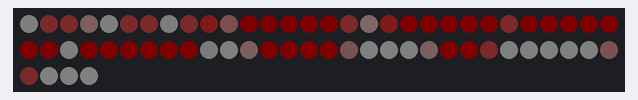
Recording of a sketch running on a simulated ESP32. Shown: 64 RGB LEDs in strip order, left to right, continuing on the next row. Dim RGB values are drawn brighter than linear; random numbers use the default seed unless the sketch sets one.

Above: at 0.1 s.
At 2.1 s:
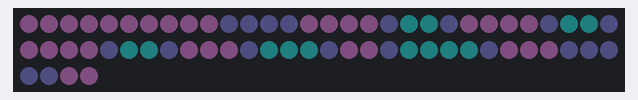
At 4.1 s:
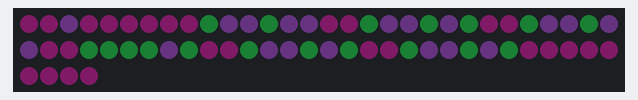
At 9.1 s:
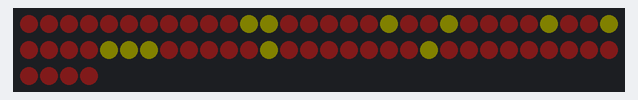
At 13.1 s:
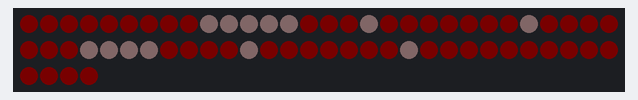
At 18.1 s:
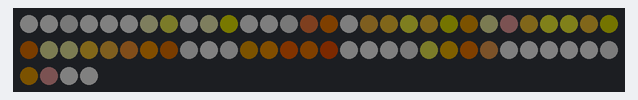

The sketch:

test2.ino
```cpp
#include <FastLED.h>

// How many leds in your strip?
#define NUM_LEDS 64
#define BRIGHTNESS 5

#define uS_TO_S_FACTOR 1000000
#define TIME_TO_SLEEP  10 * 60

#define MY_DELAY 1000

// For led chips like WS2812, which have a data line, ground, and power, you just
// need to define DATA_PIN.  For led chipsets that are SPI based (four wires - data, clock,
// ground, and power), like the LPD8806 define both DATA_PIN and CLOCK_PIN
// Clock pin only needed for SPI based chipsets when not using hardware SPI
#define DATA_PIN 27
//#define CLOCK_PIN 13

// Define the array of leds
CRGB leds[NUM_LEDS];

uint32_t heart[] = {
  0xd4cfcf, 0x894647, 0x812f2f, 0xac8e8e, 0xd0cfcf, 0x823031, 0x843737, 0xbcacac,
  0x953939, 0xf13a3a, 0xfd9a99, 0xbf1d1d, 0x8b2222, 0xfd0201, 0xfa0201, 0xa91818,
  0x932b2b, 0xfcafaf, 0xfd4746, 0xf90403, 0xf30302, 0xfe0201, 0xfe0201, 0xbb0404,
  0x942d2d, 0xf82a29, 0xfe0201, 0xfe0201, 0xfe0201, 0xfe0201, 0xfd0201, 0xb40c0c,
  0xc5bdbd, 0xa71d1d, 0xfe0201, 0xfe0201, 0xfe0201, 0xfe0201, 0xd30b0b, 0xa99192,
  0xf9f9f9, 0xb19999, 0xc31010, 0xfb0201, 0xfe0201, 0xee0302, 0xa85a59, 0xf0f0f0,
  0xffffff, 0xf8f8f8, 0xaf8e8e, 0xd01212, 0xf30202, 0x994243, 0xe2dcdc, 0xfefefe,
  0xfefefe, 0xffffff, 0xf7f6f7, 0xaa7979, 0x953334, 0xe5e4e4, 0xfefefe, 0xfefefe
};

uint32_t pika[] = {
  0xf6f6f6, 0xe0e0e0, 0x7d7d7d, 0xe3e3e3, 0xf6f6f6, 0xf6f6f6, 0xc0b8a4, 0xa58146,
  0xf6f6f6, 0xbdb8a7, 0x7b6526, 0xc0bfba, 0xc2bead, 0x64605d, 0xae7934, 0xc97420,
  0xcdcbc2, 0xbea952, 0xf2ca30, 0xc8ae3d, 0xd8b02d, 0x473322, 0xa35c1e, 0xa68b74,
  0x867f5f, 0xe4c43a, 0xfcd633, 0xfcd633, 0xfbc72e, 0x403225, 0x744721, 0xa58f7b,
  0xa99e72, 0xd6b136, 0xac973e, 0xe2802e, 0xf79721, 0x684220, 0x918d89, 0xf4f4f4,
  0xa4a091, 0xa77624, 0xdd9f24, 0xdc7c23, 0xcb7217, 0x8f5420, 0xbab4ae, 0xf6f6f6,
  0xc4c4c4, 0x766956, 0x8d814c, 0xb48329, 0xc47116, 0x976233, 0xd1cbc7, 0xf6f6f6,
  0xf5f5f5, 0xf0f0f0, 0xefefef, 0x8e8a81, 0x8c671f, 0x806f61, 0xe2e2e2, 0xf6f6f6
};

uint32_t pat1[] = {
  0xde9cff, 0xde9cff, 0xde9cff, 0xde9cff, 0xde9cff, 0xde9cff, 0xde9cff, 0xde9cff,
  0xde9cff, 0xde9cff, 0x8fa0ff, 0x8fa0ff, 0x8fa0ff, 0x8fa0ff, 0xde9cff, 0xde9cff,
  0xde9cff, 0xde9cff, 0x8fa0ff, 0x55ccc8, 0x55ccc8, 0x8fa0ff, 0xde9cff, 0xde9cff,
  0xde9cff, 0xde9cff, 0x8fa0ff, 0x55ccc8, 0x55ccc8, 0x8fa0ff, 0xde9cff, 0xde9cff,
  0xde9cff, 0xde9cff, 0x8fa0ff, 0x55ccc8, 0x55ccc8, 0x8fa0ff, 0xde9cff, 0xde9cff,
  0xde9cff, 0x8fa0ff, 0x55ccc8, 0x55ccc8, 0x55ccc8, 0x8fa0ff, 0xde9cff, 0xde9cff,
  0x8fa0ff, 0x55ccc8, 0x55ccc8, 0x55ccc8, 0x55ccc8, 0x8fa0ff, 0xde9cff, 0xde9cff,
  0xde9cff, 0x8fa0ff, 0x8fa0ff, 0x8fa0ff, 0x8fa0ff, 0x8fa0ff, 0xde9cff, 0xde9cff
};

uint32_t pat2[] = {
  0x742fff, 0xffffff, 0xffffff, 0xffffff, 0xffffff, 0xffffff, 0xffffff, 0x742fff,
  0xffffff, 0x742fff, 0xffffff, 0xffffff, 0xffffff, 0xffffff, 0x742fff, 0xffffff,
  0xffffff, 0xffffff, 0x742fff, 0xffffff, 0xffffff, 0x742fff, 0xffffff, 0xffffff,
  0xffffff, 0xffffff, 0xffffff, 0x742fff, 0x742fff, 0xffffff, 0xffffff, 0xffffff,
  0xffffff, 0xffffff, 0xffffff, 0x742fff, 0x742fff, 0xffffff, 0xffffff, 0xffffff,
  0xffffff, 0xffffff, 0x742fff, 0xffffff, 0xffffff, 0x742fff, 0xffffff, 0xffffff,
  0xffffff, 0x742fff, 0xffffff, 0xffffff, 0xffffff, 0xffffff, 0x742fff, 0xffffff,
  0x742fff, 0xffffff, 0xffffff, 0xffffff, 0xffffff, 0xffffff, 0xffffff, 0x742fff
};

uint32_t hi[] = {
  0xff46be, 0xff46be, 0xca75ff, 0xff46be, 0xff46be, 0xff46be, 0xff46be, 0xff46be,
  0xff46be, 0x3aff6b, 0xca75ff, 0xca75ff, 0x3aff6b, 0xca75ff, 0xca75ff, 0xff46be,
  0xff46be, 0x3aff6b, 0xca75ff, 0xca75ff, 0x3aff6b, 0xca75ff, 0x3aff6b, 0xff46be,
  0xff46be, 0x3aff6b, 0xca75ff, 0xca75ff, 0x3aff6b, 0xca75ff, 0xca75ff, 0xff46be,
  0xff46be, 0x3aff6b, 0x3aff6b, 0x3aff6b, 0x3aff6b, 0xca75ff, 0x3aff6b, 0xff46be,
  0xff46be, 0x3aff6b, 0xca75ff, 0xca75ff, 0x3aff6b, 0xca75ff, 0x3aff6b, 0xff46be,
  0xff46be, 0x3aff6b, 0xca75ff, 0xca75ff, 0x3aff6b, 0xca75ff, 0x3aff6b, 0xff46be,
  0xff46be, 0xff46be, 0xff46be, 0xff46be, 0xff46be, 0xff46be, 0xff46be, 0xff46be
};

uint32_t hi2[] = {
  0x75c8ff, 0x75c8ff, 0x75c8ff, 0x75c8ff, 0x75c8ff, 0x75c8ff, 0x75c8ff, 0x75c8ff,
  0x75c8ff, 0x3aff6b, 0xfff0a1, 0xfff0a1, 0x3aff6b, 0xfff0a1, 0xfff0a1, 0x75c8ff,
  0x75c8ff, 0x3aff6b, 0xfff0a1, 0xfff0a1, 0x3aff6b, 0xfff0a1, 0x3aff6b, 0x75c8ff,
  0x75c8ff, 0x3aff6b, 0xfff0a1, 0xfff0a1, 0x3aff6b, 0xfff0a1, 0xfff0a1, 0x75c8ff,
  0x75c8ff, 0x3aff6b, 0x3aff6b, 0x3aff6b, 0x3aff6b, 0xfff0a1, 0x3aff6b, 0x75c8ff,
  0x75c8ff, 0x3aff6b, 0xfff0a1, 0xfff0a1, 0x3aff6b, 0xfff0a1, 0x3aff6b, 0x75c8ff,
  0x75c8ff, 0x3aff6b, 0xfff0a1, 0xfff0a1, 0x3aff6b, 0xfff0a1, 0x3aff6b, 0x75c8ff,
  0x75c8ff, 0x75c8ff, 0x75c8ff, 0x75c8ff, 0x75c8ff, 0x75c8ff, 0x75c8ff, 0x75c8ff
};

uint32_t hi3[] = {
  0x75c8ff, 0x75c8ff, 0x75c8ff, 0x75c8ff, 0x75c8ff, 0x75c8ff, 0x75c8ff, 0x75c8ff,
  0x75c8ff, 0x2230ff, 0xfff0a1, 0xfff0a1, 0x2230ff, 0xfff0a1, 0xfff0a1, 0x75c8ff,
  0x75c8ff, 0x2230ff, 0xfff0a1, 0xfff0a1, 0x2230ff, 0xfff0a1, 0x3aff6b, 0x75c8ff,
  0x75c8ff, 0x2230ff, 0xfff0a1, 0xfff0a1, 0x2230ff, 0xfff0a1, 0xfff0a1, 0x75c8ff,
  0x75c8ff, 0x2230ff, 0x2230ff, 0x2230ff, 0x2230ff, 0xfff0a1, 0x3aff6b, 0x75c8ff,
  0x75c8ff, 0x2230ff, 0xfff0a1, 0xfff0a1, 0x2230ff, 0xfff0a1, 0x3aff6b, 0x75c8ff,
  0x75c8ff, 0x2230ff, 0xfff0a1, 0xfff0a1, 0x2230ff, 0xfff0a1, 0x3aff6b, 0x75c8ff,
  0x75c8ff, 0x75c8ff, 0x75c8ff, 0x75c8ff, 0x75c8ff, 0x75c8ff, 0x75c8ff, 0x75c8ff
};

uint32_t M[] = {
  0xff4a4a, 0xff4a4a, 0xff4a4a, 0xff4a4a, 0xff4a4a, 0xff4a4a, 0xff4a4a, 0xff4a4a,
  0xff4a4a, 0xffff00, 0xff4a4a, 0xff4a4a, 0xff4a4a, 0xff4a4a, 0xffff00, 0xff4a4a,
  0xff4a4a, 0xffff00, 0xffff00, 0xff4a4a, 0xff4a4a, 0xffff00, 0xffff00, 0xff4a4a,
  0xff4a4a, 0xffff00, 0xffff00, 0xffff00, 0xffff00, 0xffff00, 0xffff00, 0xff4a4a,
  0xff4a4a, 0xffff00, 0xff4a4a, 0xffff00, 0xffff00, 0xff4a4a, 0xffff00, 0xff4a4a,
  0xff4a4a, 0xffff00, 0xff4a4a, 0xff4a4a, 0xff4a4a, 0xff4a4a, 0xffff00, 0xff4a4a,
  0xff4a4a, 0xffff00, 0xff4a4a, 0xff4a4a, 0xff4a4a, 0xff4a4a, 0xffff00, 0xff4a4a,
  0xff4a4a, 0xff4a4a, 0xff4a4a, 0xff4a4a, 0xff4a4a, 0xff4a4a, 0xff4a4a, 0xff4a4a
};

uint32_t V[] = {
  0xff4a4a, 0xff4a4a, 0xff4a4a, 0xff4a4a, 0xff4a4a, 0xff4a4a, 0xff4a4a, 0xff4a4a,
  0xff4a4a, 0xffff00, 0xff4a4a, 0xff4a4a, 0xff4a4a, 0xff4a4a, 0xffff00, 0xff4a4a,
  0xff4a4a, 0xffff00, 0xff4a4a, 0xff4a4a, 0xff4a4a, 0xff4a4a, 0xffff00, 0xff4a4a,
  0xff4a4a, 0xff4a4a, 0xffff00, 0xff4a4a, 0xff4a4a, 0xffff00, 0xff4a4a, 0xff4a4a,
  0xff4a4a, 0xff4a4a, 0xffff00, 0xff4a4a, 0xff4a4a, 0xffff00, 0xff4a4a, 0xff4a4a,
  0xff4a4a, 0xff4a4a, 0xff4a4a, 0xffff00, 0xffff00, 0xff4a4a, 0xff4a4a, 0xff4a4a,
  0xff4a4a, 0xff4a4a, 0xff4a4a, 0xffff00, 0xffff00, 0xff4a4a, 0xff4a4a, 0xff4a4a,
  0xff4a4a, 0xff4a4a, 0xff4a4a, 0xff4a4a, 0xff4a4a, 0xff4a4a, 0xff4a4a, 0xff4a4a
};

uint32_t P[] = {
  0xff4a4a, 0xff4a4a, 0xff4a4a, 0xff4a4a, 0xff4a4a, 0xff4a4a, 0xff4a4a, 0xff4a4a,
  0xff4a4a, 0xff4a4a, 0xff4a4a, 0xffff00, 0xffff00, 0xff4a4a, 0xff4a4a, 0xff4a4a,
  0xff4a4a, 0xff4a4a, 0xffff00, 0xff4a4a, 0xff4a4a, 0xffff00, 0xff4a4a, 0xff4a4a,
  0xff4a4a, 0xff4a4a, 0xffff00, 0xff4a4a, 0xff4a4a, 0xffff00, 0xff4a4a, 0xff4a4a,
  0xff4a4a, 0xff4a4a, 0xffff00, 0xffff00, 0xffff00, 0xff4a4a, 0xff4a4a, 0xff4a4a,
  0xff4a4a, 0xff4a4a, 0xffff00, 0xff4a4a, 0xff4a4a, 0xff4a4a, 0xff4a4a, 0xff4a4a,
  0xff4a4a, 0xff4a4a, 0xffff00, 0xff4a4a, 0xff4a4a, 0xff4a4a, 0xff4a4a, 0xff4a4a,
  0xff4a4a, 0xff4a4a, 0xff4a4a, 0xff4a4a, 0xff4a4a, 0xff4a4a, 0xff4a4a, 0xff4a4a
};

uint32_t D[] = {
  0x7f290c, 0x7f290c, 0x7f290c, 0x7f290c, 0x7f290c, 0x7f290c, 0x7f290c, 0x7f290c,
  0x7f290c, 0xebb2c3, 0xebb2c3, 0xebb2c3, 0x7f290c, 0x7f290c, 0x7f290c, 0x7f290c,
  0x7f290c, 0xebb2c3, 0x7f290c, 0x7f290c, 0xebb2c3, 0x7f290c, 0x7f290c, 0x7f290c,
  0x7f290c, 0xebb2c3, 0x7f290c, 0x7f290c, 0x7f290c, 0xebb2c3, 0x7f290c, 0x7f290c,
  0x7f290c, 0xebb2c3, 0x7f290c, 0x7f290c, 0x7f290c, 0xebb2c3, 0x7f290c, 0x7f290c,
  0x7f290c, 0xebb2c3, 0x7f290c, 0x7f290c, 0xebb2c3, 0x7f290c, 0x7f290c, 0x7f290c,
  0x7f290c, 0xebb2c3, 0xebb2c3, 0xebb2c3, 0x7f290c, 0x7f290c, 0x7f290c, 0x7f290c,
  0x7f290c, 0x7f290c, 0x7f290c, 0x7f290c, 0x7f290c, 0x7f290c, 0x7f290c, 0x7f290c
};

uint32_t E[] = {
  0x7f290c, 0x7f290c, 0x7f290c, 0x7f290c, 0x7f290c, 0x7f290c, 0x7f290c, 0x7f290c,
  0x7f290c, 0xebb2c3, 0xebb2c3, 0xebb2c3, 0xebb2c3, 0xebb2c3, 0x7f290c, 0x7f290c,
  0x7f290c, 0xebb2c3, 0x7f290c, 0x7f290c, 0x7f290c, 0x7f290c, 0x7f290c, 0x7f290c,
  0x7f290c, 0xebb2c3, 0xebb2c3, 0xebb2c3, 0xebb2c3, 0x7f290c, 0x7f290c, 0x7f290c,
  0x7f290c, 0xebb2c3, 0x7f290c, 0x7f290c, 0x7f290c, 0x7f290c, 0x7f290c, 0x7f290c,
  0x7f290c, 0xebb2c3, 0x7f290c, 0x7f290c, 0x7f290c, 0x7f290c, 0x7f290c, 0x7f290c,
  0x7f290c, 0xebb2c3, 0xebb2c3, 0xebb2c3, 0xebb2c3, 0xebb2c3, 0x7f290c, 0x7f290c,
  0x7f290c, 0x7f290c, 0x7f290c, 0x7f290c, 0x7f290c, 0x7f290c, 0x7f290c, 0x7f290c
};

uint32_t F[] = {
  0x7f290c, 0x7f290c, 0x7f290c, 0x7f290c, 0x7f290c, 0x7f290c, 0x7f290c, 0x7f290c,
  0x7f290c, 0xebb2c3, 0xebb2c3, 0xebb2c3, 0xebb2c3, 0xebb2c3, 0x7f290c, 0x7f290c,
  0x7f290c, 0xebb2c3, 0x7f290c, 0x7f290c, 0x7f290c, 0x7f290c, 0x7f290c, 0x7f290c,
  0x7f290c, 0xebb2c3, 0x7f290c, 0x7f290c, 0x7f290c, 0x7f290c, 0x7f290c, 0x7f290c,
  0x7f290c, 0xebb2c3, 0xebb2c3, 0xebb2c3, 0xebb2c3, 0x7f290c, 0x7f290c, 0x7f290c,
  0x7f290c, 0xebb2c3, 0x7f290c, 0x7f290c, 0x7f290c, 0x7f290c, 0x7f290c, 0x7f290c,
  0x7f290c, 0xebb2c3, 0x7f290c, 0x7f290c, 0x7f290c, 0x7f290c, 0x7f290c, 0x7f290c,
  0x7f290c, 0x7f290c, 0x7f290c, 0x7f290c, 0x7f290c, 0x7f290c, 0x7f290c, 0x7f290c
};

uint32_t A[] = {
  0x7f290c, 0x7f290c, 0x7f290c, 0x7f290c, 0x7f290c, 0x7f290c, 0x7f290c, 0x7f290c,
  0x7f290c, 0x7f290c, 0x7f290c, 0xebb2c3, 0xebb2c3, 0x7f290c, 0x7f290c, 0x7f290c,
  0x7f290c, 0x7f290c, 0xebb2c3, 0x7f290c, 0x7f290c, 0xebb2c3, 0x7f290c, 0x7f290c,
  0x7f290c, 0x7f290c, 0xebb2c3, 0x7f290c, 0x7f290c, 0xebb2c3, 0x7f290c, 0x7f290c,
  0x7f290c, 0xebb2c3, 0xebb2c3, 0xebb2c3, 0xebb2c3, 0xebb2c3, 0xebb2c3, 0x7f290c,
  0x7f290c, 0xebb2c3, 0x7f290c, 0x7f290c, 0x7f290c, 0x7f290c, 0xebb2c3, 0x7f290c,
  0x7f290c, 0xebb2c3, 0x7f290c, 0x7f290c, 0x7f290c, 0x7f290c, 0xebb2c3, 0x7f290c,
  0x7f290c, 0x7f290c, 0x7f290c, 0x7f290c, 0x7f290c, 0x7f290c, 0x7f290c, 0x7f290c
};

uint32_t T[] = {
  0x7f290c, 0x7f290c, 0x7f290c, 0x7f290c, 0x7f290c, 0x7f290c, 0x7f290c, 0x7f290c,
  0x7f290c, 0xebb2c3, 0xebb2c3, 0xebb2c3, 0xebb2c3, 0xebb2c3, 0xebb2c3, 0x7f290c,
  0x7f290c, 0xebb2c3, 0xebb2c3, 0xebb2c3, 0xebb2c3, 0xebb2c3, 0xebb2c3, 0x7f290c,
  0x7f290c, 0x7f290c, 0x7f290c, 0xebb2c3, 0xebb2c3, 0x7f290c, 0x7f290c, 0x7f290c,
  0x7f290c, 0x7f290c, 0x7f290c, 0xebb2c3, 0xebb2c3, 0x7f290c, 0x7f290c, 0x7f290c,
  0x7f290c, 0x7f290c, 0x7f290c, 0xebb2c3, 0xebb2c3, 0x7f290c, 0x7f290c, 0x7f290c,
  0x7f290c, 0x7f290c, 0x7f290c, 0xebb2c3, 0xebb2c3, 0x7f290c, 0x7f290c, 0x7f290c,
  0x7f290c, 0x7f290c, 0x7f290c, 0x7f290c, 0x7f290c, 0x7f290c, 0x7f290c, 0x7f290c
};


void setup() {
    // Uncomment/edit one of the following lines for your leds arrangement.
    // ## Clockless types ##
    FastLED.addLeds<NEOPIXEL, DATA_PIN>(leds, NUM_LEDS);  // GRB ordering is assumed
    FastLED.setBrightness(BRIGHTNESS);
    printImage(heart);
}

void loop() {
  for(int i = 0; i < 50; i++){
    printImage(heart);
    delay(MY_DELAY);
    printImage(pika);
    delay(MY_DELAY);

    printImage(pat1);
    delay(MY_DELAY);

    printImage(pat2);
    delay(MY_DELAY);

    printImage(hi);
    delay(MY_DELAY);

    printImage(hi2);
    delay(MY_DELAY);

     printImage(hi3);
    delay(MY_DELAY);

     printImage(M);
    delay(MY_DELAY);

     printImage(V);
    delay(MY_DELAY);

     printImage(P);
    delay(MY_DELAY);

    printImage(pika);
    delay(MY_DELAY);

     printImage(D);
    delay(MY_DELAY);

     printImage(E);
    delay(MY_DELAY);

     printImage(F);
    delay(MY_DELAY);

     printImage(E);
    delay(MY_DELAY);

     printImage(A);
    delay(MY_DELAY);

     printImage(T);
    delay(MY_DELAY);
  }
  for(int i = 0; i < 5; i++){
    fillScreen(0xA52A2A);
    delay(100);
    fillScreen(0x00008B);
    delay(100);
    fillScreen(0x006400);
    delay(100);
    fillScreen(0xFF1493);
    delay(100);
  }

  for(int i = 0 ; i < 100; i++){
    uint32_t randomColor = (uint32_t)random(0, 0xffffff);
    fillScreen(randomColor);
    delay(100);
  }

  fillScreen(0);
  esp_sleep_enable_timer_wakeup(TIME_TO_SLEEP * uS_TO_S_FACTOR);
  esp_deep_sleep_start();

}

void fillScreen(uint32_t color){
  for(int i = 0; i < NUM_LEDS; i++){
    leds[i] = color;
  }

  FastLED.show();
}

void printImage(uint32_t image[]){
  for(int i = 0; i < NUM_LEDS; i++){
    leds[i] = image[i];
  }
  FastLED.show();
}
```

Measured:
- by itself, everything shown: repeats every 17.0 s, in 17 steps
- what the display in image 1 shows lasts 1.0 s, from 2.0 s to 3.0 s
